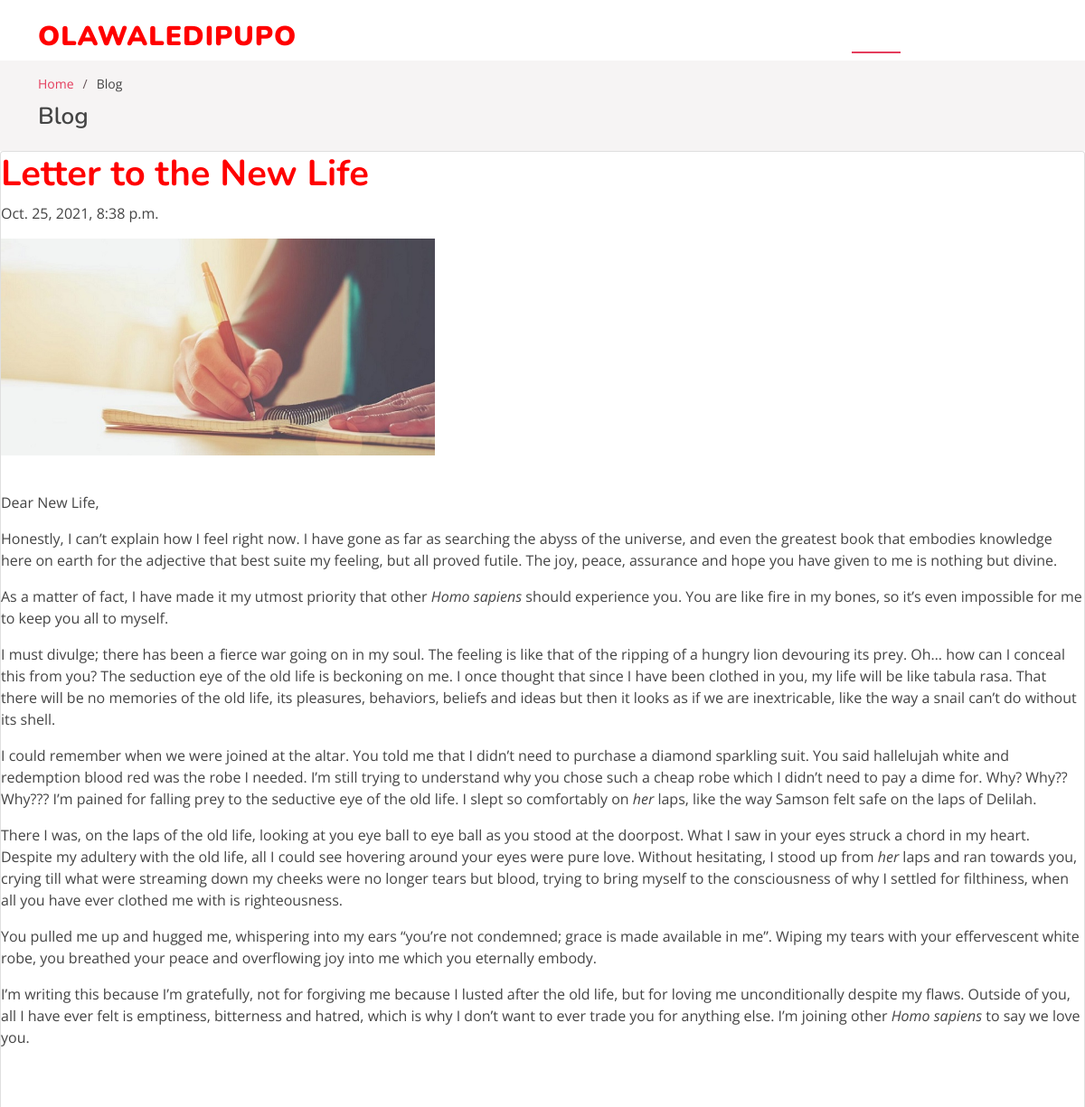
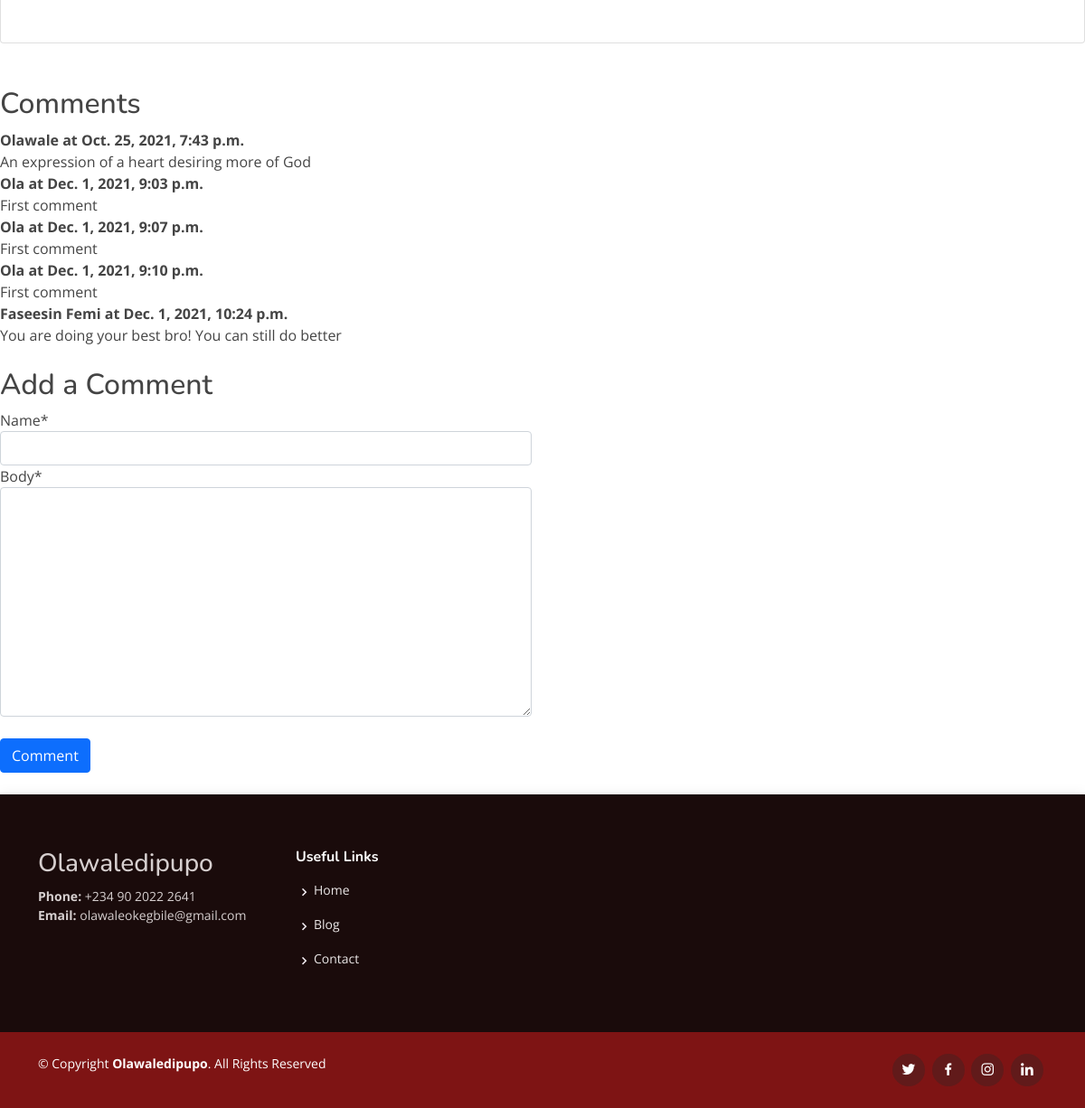
The page /post/12 on the database its author committed (2 pictures, top to bottom).
### post/models.py (models this page shows, shortened)
class Post(models.Model):
    image = models.FileField(upload_to='post_image', blank=True)
    title = models.CharField(max_length=100)
    body = RichTextField(blank=True, null=True)
    created_at = models.DateTimeField(default=datetime.now, blank=True)
    class Meta:
        ordering = ['-created_at']

class Comment(models.Model):
    name = models.CharField(max_length=100)
    date = models.DateTimeField(auto_now_add=True)
    post = models.ForeignKey(Post, related_name='comments', on_delete=models.CASCADE)
    body = models.TextField()

### post/views.py (the view)
# urls.py: path('', include('post.urls')),
def post(request, pk):
    posts = Post.objects.get(id=pk)
    if request.method == 'POST':
        form = CommmentForm(request.POST)
        if form.is_valid():
            obj = form.save(commit=False)
            obj.post = posts
            obj.save()
            return redirect('post', pk=posts.pk)
    else:
        form = CommmentForm()
    context = {
        'posts': posts,
        'form': form,
    }
    return render(request, 'post.html', context)

### post/forms.py
class CommmentForm(forms.ModelForm):
  class Meta:
      model = Comment
      fields = ('name','body')

### templates/post.html (shortened to what this page needs)
{% load static %}
{% load crispy_forms_tags %}
<!DOCTYPE html>
<html lang="en">
<head>
  <link href="{% static 'assets/vendor/bootstrap/css/bootstrap.min.css' %}" rel="stylesheet">
  <link href="{% static 'assets/vendor/bootstrap-icons/bootstrap-icons.css' %}" rel="stylesheet">
  <link href="{% static 'assets/vendor/boxicons/css/boxicons.min.css' %}" rel="stylesheet">
  <link href="{% static 'assets/vendor/glightbox/css/glightbox.min.css' %}" rel="stylesheet">
  <link href="{% static 'assets/vendor/remixicon/remixicon.css' %}" rel="stylesheet">
  <link href="{% static 'assets/vendor/swiper/swiper-bundle.min.css' %}" rel="stylesheet">
  <link href="{% static 'assets/css/style.css' %}" rel="stylesheet">
</head>
<body>
  <header id="header" class="fixed-top ">
    <div class="container d-flex align-items-center justify-content-between">
      <h1 class="logo" style="color:Red;"><b>Olawaledipupo</b></h1>
      <nav id="navbar" class="navbar">
        <ul>
          <li><a class="nav-link scrollto active" href="/">Home</a></li>
          <li><a href="/blog">Blog</a></li>
          <li><a class="nav-link scrollto" href="/contact">Contact</a></li>
        </ul>
      </nav>
    </div>
  </header>
  <main id="main">
    <section id="breadcrumbs" class="breadcrumbs">
      <div class="container">
        <ol>
          <li><a href="/">Home</a></li>
          <li>Blog</li>
        </ol>
        <h2>Blog</h2>
      </div>
    </section>
    <div class="row">
      <div class="leftcolumn">
        <div class="card">
          <h1 class="logo" style="color:Red;"><b>{{posts.title}}</b></h1>
          <p>{{posts.created_at}}</p>
          <img src="{{posts.image.url}}" width="480" class="img-fluid" alt="Responsive image"><br>
          <p>{{posts.body|safe}}</p>
        </div>
      </div>
    </div>
    <br/><br/>
    <h2>Comments</h2>
    {% for comment in posts.comments.all %}
      <article>
        <strong>{{comment.name}} at {{comment.date}}</strong><br>
        {{comment.body}}
      </article>
    {% endfor %}
  <br>
    <div class="row">
      <div class="col-md-6">
        <div class="page-header">
          <h2>Add a Comment</h2>
        </div>
      <form method="POST" action="#">
        {{ form|crispy }}<br>
        <button class="btn btn-primary btn-block" type="submit">Comment</button>
     </form>
      </div>
    </div>
<br>
  <footer id="footer">
    <div class="footer-top">
      <div class="container">
        <div class="row">
          <div class="col-lg-3 col-md-6 footer-contact">
            <h3>Olawaledipupo</h3>
              <strong>Phone:</strong> +234 90 2022 2641<br>
              <strong>Email:</strong> olawaleokegbile@gmail.com<br>
          </div>
          <div class="col-lg-2 col-md-6 footer-links">
            <h4 style="color:white;">Useful Links</h4>
            <ul>
              <li><i class="bx bx-chevron-right"></i> <a href="/">Home</a></li>
              <li><i class="bx bx-chevron-right"></i> <a href="/blog">Blog</a></li>
              <li><i class="bx bx-chevron-right"></i> <a href="/contact">Contact</a></li>
            </ul>
          </div>
        </div>
      </div>
    </div>
    <div class="container d-md-flex py-4">
      <div class="me-md-auto text-center text-md-start">
        <div style="color:white;", class="copyright">
          &copy; Copyright <strong><span>Olawaledipupo</span></strong>. All Rights Reserved
        </div>
        <div class="credits">
        </div>
      </div>
      <div class="social-links text-center text-md-right pt-3 pt-md-0">
        <a href="https://twitter.com/waleokegbile?t=-OEfAFJYG6oz4QYKjc9KIA&s=09" class="twitter"><i class="bx bxl-twitter"></i></a>
        <a href="https://web.facebook.com/mizta.whales" class="facebook"><i class="bx bxl-facebook"></i></a>
        <a href="https://www.instagram.com/waleokegbile/" class="instagram"><i class="bx bxl-instagram"></i></a>
        <a href="https://www.linkedin.com/in/okegbile-olawale-55a1a3196/" class="linkedin"><i class="bx bxl-linkedin"></i></a>
      </div>
    </div>
  </footer>
</body>
</html>

### static/assets/css/style.css (style rules this page uses)
body { font-family: "Open Sans", sans-serif; color: #444444; }
a { color: #e43c5c; text-decoration: none; }
h1, h2, h3, h4, h5, h6 { font-family: "Nunito", sans-serif; }
#header { transition: all 0.5s; z-index: 997; padding: 20px 0; }
#header .logo { font-size: 30px; margin: 0; padding: 0; line-height: 1; font-weight: 600; letter-spacing: 1px; text-transform: uppercase; }
.navbar { padding: 0; }
.navbar ul { margin: 0; padding: 0; display: flex; list-style: none; align-items: center; }
.navbar li { position: relative; }
.navbar > ul > li { white-space: nowrap; padding: 10px 0 10px 24px; }
.navbar a, .navbar a:focus { display: flex; align-items: center; justify-content: space-between; font-family: "Poppins", sans-serif; color: #fff; font-size: 15px; padding: 0 4px; white-space: nowrap; transition: 0.3s; letter-spacing: 0.4px; position: relative; }
.navbar > ul > li > a:before { content: ""; position: absolute; width: 100%; height: 2px; bottom: -6px; left: 0; background-color: #e43c5c; visibility: hidden; transform: scaleX(0); transition: all 0.3s ease-in-out 0s; }
.navbar a:hover:before, .navbar li:hover > a:before, .navbar .active:before { visibility: visible; transform: scaleX(1); }
.navbar a:hover, .navbar .active, .navbar .active:focus, .navbar li:hover > a { color: #fff; }
section { padding: 60px 0; overflow: hidden; }
.breadcrumbs { padding: 15px 0; background: #f6f4f4; margin-top: 67px; }
.breadcrumbs h2 { font-size: 26px; font-weight: 600; }
.breadcrumbs ol { display: flex; flex-wrap: wrap; list-style: none; padding: 0 0 10px 0; margin: 0; font-size: 14px; }
.breadcrumbs ol li + li { padding-left: 10px; }
.breadcrumbs ol li + li::before { display: inline-block; padding-right: 10px; color: #655356; content: "/"; }
#footer { color: #d6cfcf; font-size: 14px; background: #7e1414; box-shadow: 0px 2px 15px rgba(0, 0, 0, 0.1); }
#footer .footer-top { padding: 60px 0 30px 0; background: rgb(26, 11, 11); }
#footer .footer-top .footer-contact { margin-bottom: 30px; }
#footer .footer-top h4 { font-size: 16px; font-weight: bold; color: #5f2020; position: relative; padding-bottom: 12px; }
#footer .footer-top .footer-links { margin-bottom: 30px; color: white; }
#footer .footer-top .footer-links ul { list-style: none; padding: 0; margin: 0; align-items: right; }
#footer .footer-top .footer-links ul i { padding-right: 2px; color: #f8f2f8; font-size: 18px; line-height: 1; }
#footer .footer-top .footer-links ul li { padding: 10px 0; display: flex; text-align: right; }
#footer .footer-top .footer-links ul li:first-child { padding-top: 0; }
#footer .footer-top .footer-links ul a { color: #ece8e8; transition: 0.3s; display: inline-block; line-height: 1; }
#footer .credits { padding-top: 5px; font-size: 13px; color: #444444; }
#footer .social-links a { font-size: 18px; display: inline-block; background: #611a1a; color: #fff; line-height: 1; padding: 8px 0; margin-right: 4px; border-radius: 50%; text-align: center; width: 36px; height: 36px; transition: 0.3s; }

### rows shown on the page
Post: title "Letter to the New Life", created_at "Oct. 25, 2021, 8:38 p.m.", image (picture), body "Dear New Life, Honestly, I can’t explain how I feel right now. I have gone as far as searching the abyss of the universe, and even the greatest book that embodies knowledge here on earth for the adjective that best suite my feeling, but all proved futile. The joy, peace, assurance and hope you have given to me is nothing but divine. As a matter of fact, I have made it my utmost priority that other Homo sapiens should experience you. You are like fire in my bones, so it’s even impossible for me to keep you all to myself. I must divulge; there has been a fierce war going on in my soul. The feeling is like that of the ripping of a hungry lion devouring its prey. Oh… how can I conceal this from…"
Comment: name "Olawale", date "Oct. 25, 2021, 7:43 p.m.", body "An expression of a heart desiring more of God"
Comment: name "Ola", date "Dec. 1, 2021, 9:03 p.m.", body "First comment"
Comment: name "Ola", date "Dec. 1, 2021, 9:07 p.m.", body "First comment"
Comment: name "Ola", date "Dec. 1, 2021, 9:10 p.m.", body "First comment"
Comment: name "Faseesin Femi", date "Dec. 1, 2021, 10:24 p.m.", body "You are doing your best bro! You can still do better"
